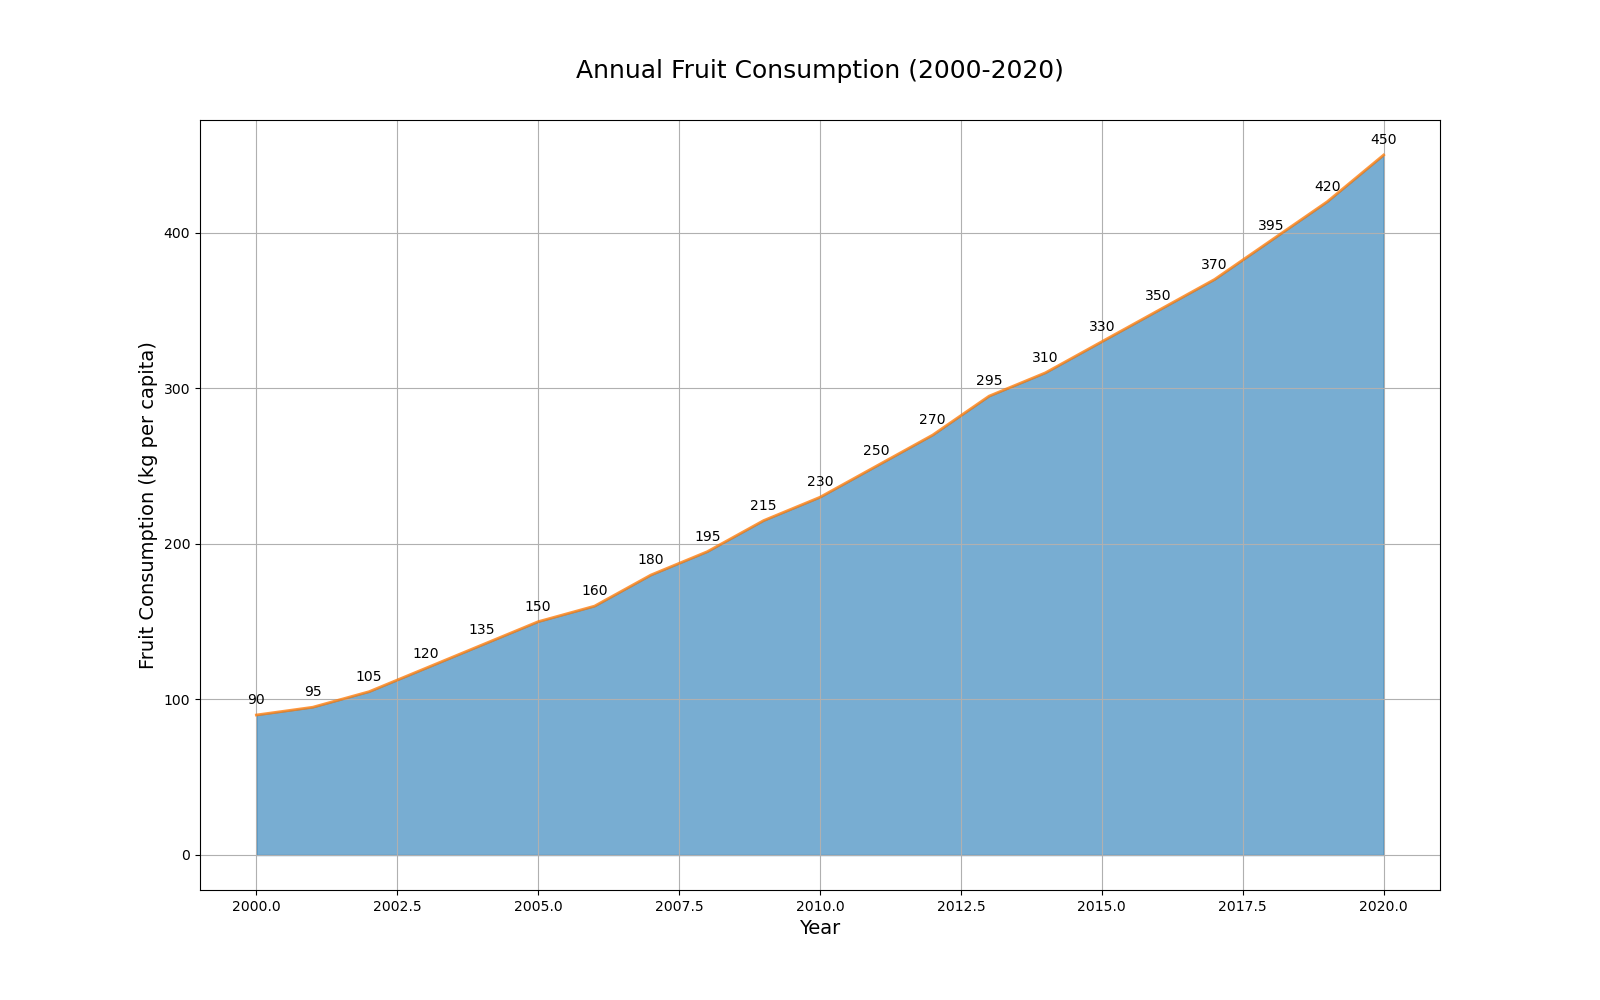

Reproduce this figure in Python.

import matplotlib.pyplot as plt
import pandas as pd

data = {
    'Year': [2000, 2001, 2002, 2003, 2004, 2005, 2006, 2007, 2008, 2009, 2010, 
             2011, 2012, 2013, 2014, 2015, 2016, 2017, 2018, 2019, 2020],
    'Fruit_Consumption': [90, 95, 105, 120, 135, 150, 160, 180, 195, 215, 230, 
                          250, 270, 295, 310, 330, 350, 370, 395, 420, 450]
}

df = pd.DataFrame(data)

plt.figure(figsize=(16, 10))
plt.fill_between(df['Year'], df['Fruit_Consumption'], color='#1f77b4', alpha=0.6)
plt.plot(df['Year'], df['Fruit_Consumption'], color='#ff7f0e', alpha=0.8, linewidth=2)

plt.title('Annual Fruit Consumption (2000-2020)', fontsize=18, pad=30)
plt.xlabel('Year', fontsize=14)
plt.ylabel('Fruit Consumption (kg per capita)', fontsize=14)

for i in range(len(df)):
    plt.text(df['Year'][i], df['Fruit_Consumption'][i] + 5, str(df['Fruit_Consumption'][i]), 
             ha='center', va='bottom', fontsize=10)

plt.grid(True)
plt.show()
